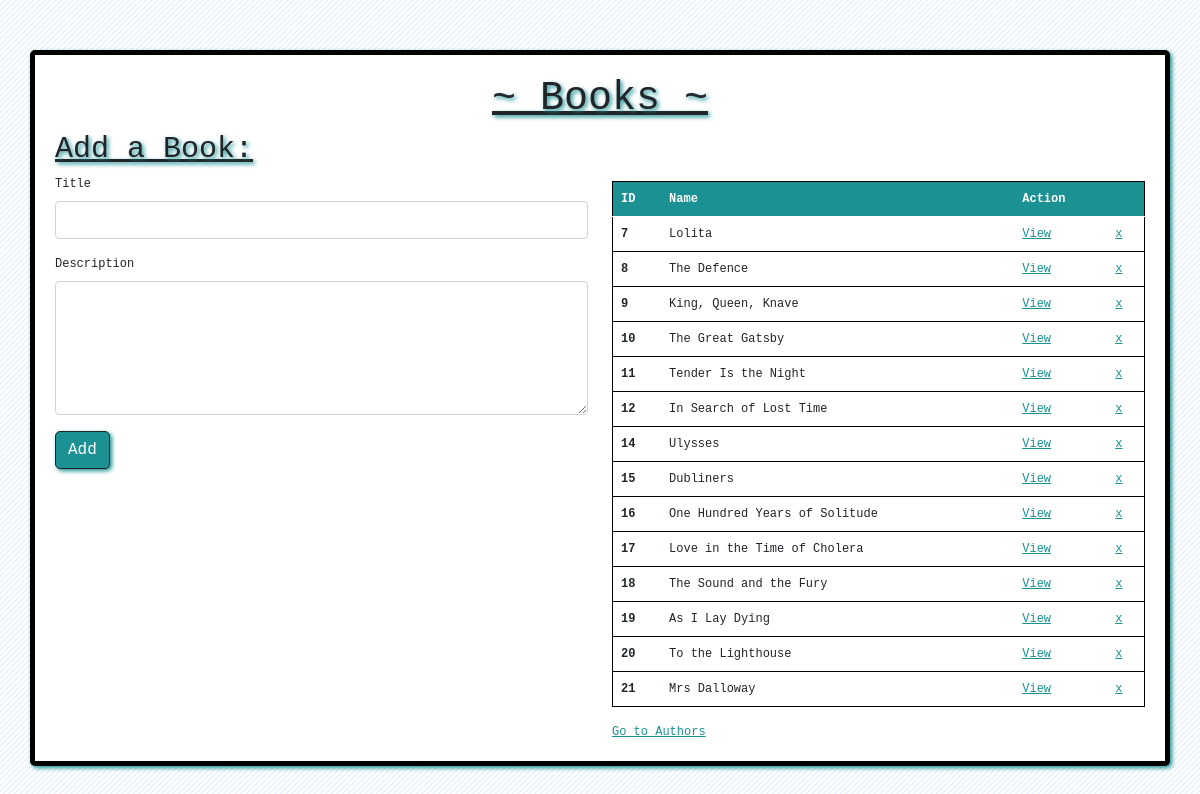
/books, run on the app's committed database.
### books_authors_app/models.py (models this page shows)
class Book(models.Model):
    title = models.CharField(max_length=255)
    desc = models.TextField()
    created_at = models.DateTimeField(auto_now_add=True)
    updated_at = models.DateTimeField(auto_now=True)

### books_authors_app/views.py (the view)
# urls.py: path('books', views.books),
def books(request):
    context = {
            "all_the_books": Book.objects.all(),
        }
    return render(request, "books.html", context)

### books_authors_app/templates/books.html (shortened to what this page needs)
<!DOCTYPE html>
<html lang="en">
<head>
    <link href="https://cdn.jsdelivr.net/npm/bootstrap@5.0.0-beta1/dist/css/bootstrap.min.css" rel="stylesheet">
    {% load static %}
    <link rel="stylesheet" href="{% static 'css/books.css' %}">
</head>
<body>
    <div class="container">
        <h1 id="header">~ Books ~</h1>
        <div class="row align-items-start">
            <div class="col">
                <h1>Add a Book:</h1>
                <form action='/add_book' method='post'>
                    <div class="mb-3">
                        <label for="book_title" class="form-label">Title</label>
                        <input type="text" name = "book_title" class="form-control">
                    </div>
                    <div class="mb-3">
                        <label for="book_desc" class="form-label">Description</label>
                        <textarea type="text" name = "book_desc" class="form-control" rows="5" cols="40"></textarea>
                    </div>
                    <button type="submit" id="mybutton" class="btn btn-dark">Add</button>
                </form>
            </div>
            <div class="col" id="tables">
                <table class="table">
                    <thead>
                        <tr>
                            <th scope="col">ID</th>
                            <th scope="col">Name</th>
                            <th scope="col">Action</th>
                            <th scope="col"></th>
                        </tr>
                    </thead>
                    <tbody>
                        {% for book in all_the_books %}
                        <tr>
                            <th scope="row">{{book.id}}</th>
                            <td>{{book.title}}</td>
                            <td><a href="/book/{{book.id}}">View</a></td>
                            <td><a href="/delete_book/{{book.id}}">x</a></td>
                        </tr>
                        {% endfor %}
                    </tbody>
                </table>
                <a href="/authors">Go to Authors</a>
            </div>
        </div>
    </div>
</body>
</html>

### books_authors_app/static/css/books.css (style rules this page uses)
body { background-image: linear-gradient(135deg, #ffffff 37.50%, #e6effa 37.50%, #e6effa 50%, #ffffff 50%, #ffffff 87.50%, #e6effa 87.50%, #e6effa 100%); background-size: 5.66px 5.66px; font-family: 'Comic Sans MS', Courier, monospace; }
#header { font-size: 40px; text-shadow: 2px 2px 4px rgb(27, 145, 147); text-decoration: underline; text-align: center; }
.container { margin-top: 50px; background-color: white; border: black solid 5px; padding: 20px; font-size: 12px; box-shadow: 2px 2px 4px rgb(27, 145, 147); border-radius: 5px; margin-bottom: 200px; }
.container h1 { font-size: 30px; text-shadow: 2px 2px 4px rgb(27, 145, 147); text-decoration: underline; }
#tables { padding-top: 50px; }
a { color: rgb(27, 145, 147); }
.btn { background-color: rgb(27, 145, 147); color: white; box-shadow: 2px 2px 4px rgb(27, 145, 147); border-radius: 5px; }
#tables thead { background-color: rgb(27, 145, 147); color: white; }
.table { border: black solid 1px; }

### data on the page
Book: id "7", title "Lolita"
Book: id "8", title "The Defence"
Book: id "9", title "King, Queen, Knave"
Book: id "10", title "The Great Gatsby"
Book: id "11", title "Tender Is the Night"
Book: id "12", title "In Search of Lost Time"
Book: id "14", title "Ulysses"
Book: id "15", title "Dubliners"
Book: id "16", title "One Hundred Years of Solitude"
Book: id "17", title "Love in the Time of Cholera"
Book: id "18", title "The Sound and the Fury"
Book: id "19", title "As I Lay Dying"
Book: id "20", title "To the Lighthouse"
Book: id "21", title "Mrs Dalloway"
